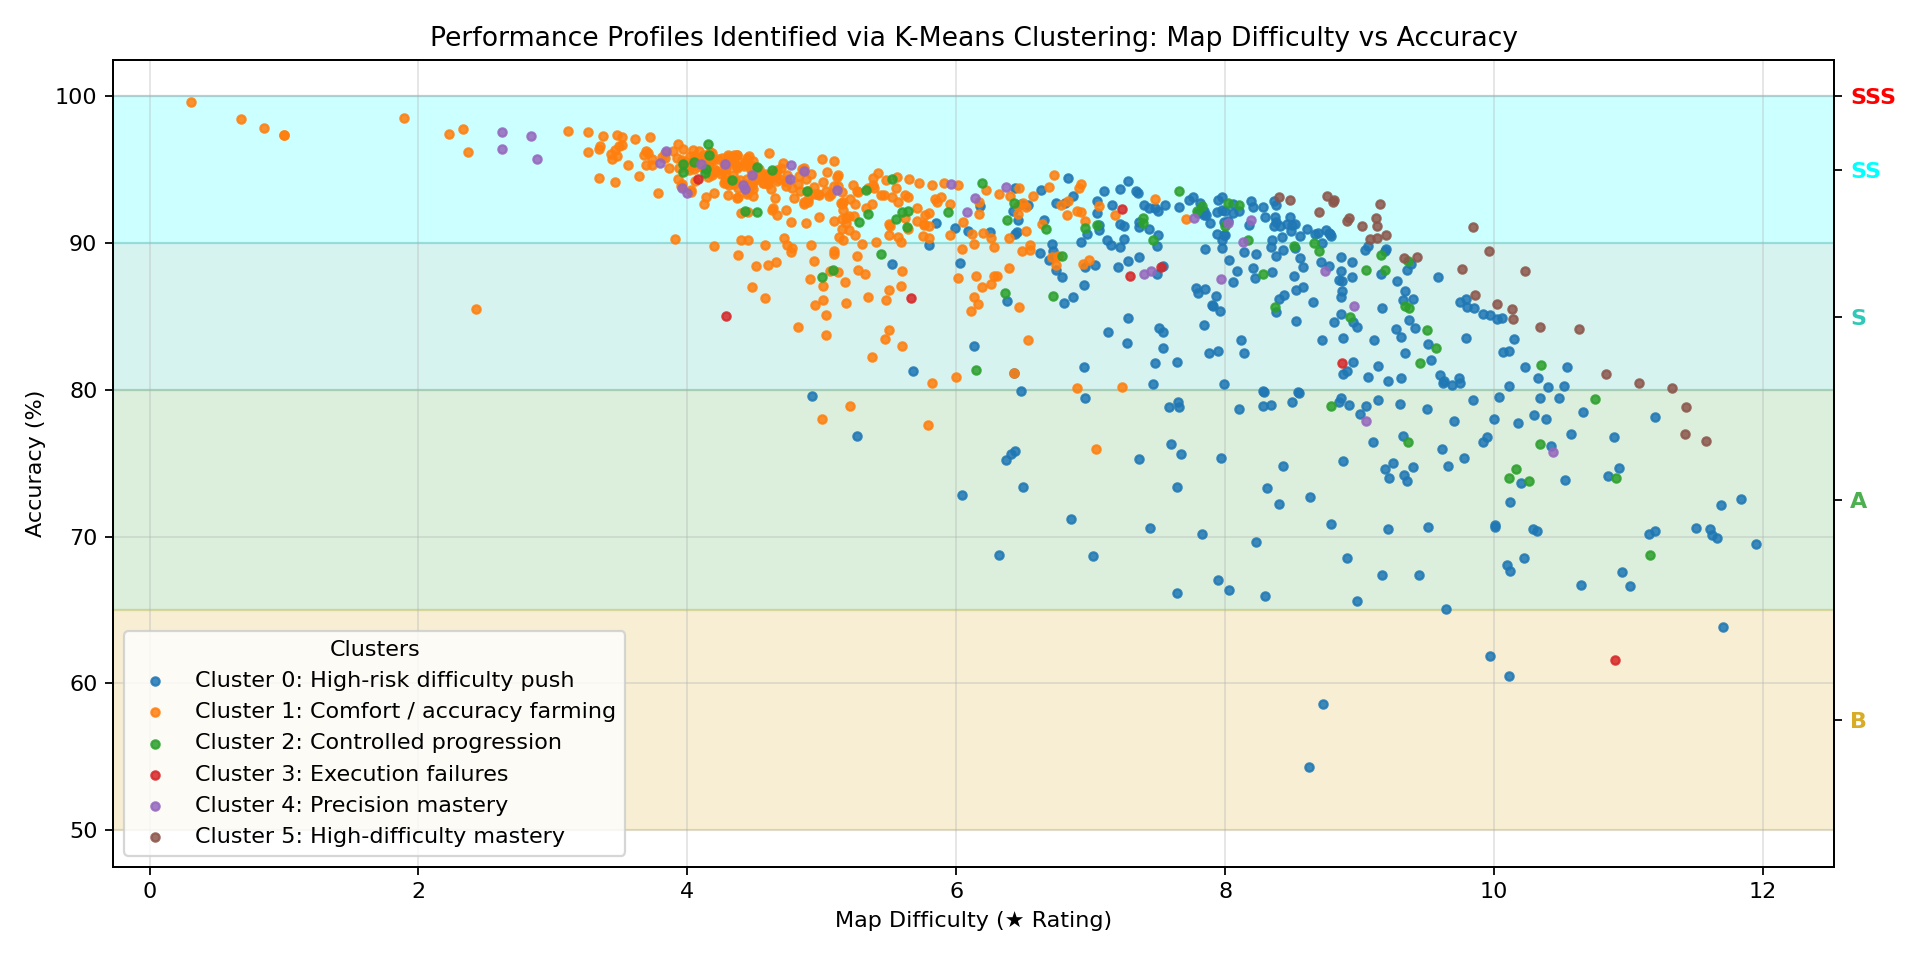

This chart was generated by the following Python code:
#!/usr/bin/env python3
"""
Clustering analysis for Beat Saber score dataset.

What it does
- Loads your dataset via dataset.load_dataset.load_dataset(ranked=True)
- Builds a feature matrix from selected numeric columns + optional map_tag one-hot
- Standardizes features
- Tries a range of k values and picks the best by silhouette score (if available)
- Fits KMeans with the chosen k
- Saves:
  - clustered_scores.csv (original rows + cluster label)
  - cluster_summary.csv (cluster means in original units)
  - cluster_stars_vs_accuracy.png (main result plot)

Run:
  python cluster_analysis.py

Optional:
  python cluster_analysis.py --k-min 3 --k-max 8 --outdir out --no-tags
"""

from __future__ import annotations

import argparse
import os
from dataclasses import dataclass
from typing import List, Optional, Tuple

import numpy as np
import pandas as pd
import matplotlib.pyplot as plt

from sklearn.cluster import KMeans
from sklearn.preprocessing import StandardScaler
from sklearn.metrics import silhouette_score

from dataset.load_dataset import load_dataset


@dataclass
class FitResult:
    k: int
    silhouette: Optional[float]
    inertia: float

CLUSTER_NAMES = {
    0: "High-risk difficulty push",
    1: "Comfort / accuracy farming",
    2: "Controlled progression",
    3: "Execution failures",
    4: "Precision mastery",
    5: "High-difficulty mastery",
}


def _pick_feature_columns(df: pd.DataFrame) -> List[str]:
    """
    Pick a sensible default set of numeric features from the columns that exist.
    You can edit this list if you want a different definition of "performance profile".
    """
    candidates = [
        "stars",
        "accuracy",
        "weighted_pp",
        "pp",
        "weight",
        "nps",
        "notes",
        "noteCount",
        "maxScore",
        "duration",
        "bpm",
    ]
    return [c for c in candidates if c in df.columns]


def _build_feature_matrix(
    df: pd.DataFrame,
    numeric_cols: List[str],
    include_tags: bool = True,
) -> Tuple[pd.DataFrame, List[str]]:
    """
    Returns (X_df, feature_names). X_df has only numeric columns ready for scaling.
    """
    if not numeric_cols:
        raise ValueError("No numeric feature columns found. Check your dataset columns.")

    X = df[numeric_cols].copy()

    # Convert to numeric (just in case)
    for c in numeric_cols:
        X[c] = pd.to_numeric(X[c], errors="coerce")

    # Optional one-hot for map_tag
    feature_names = numeric_cols[:]
    if include_tags and "map_tag" in df.columns:
        tags = df["map_tag"].astype("category")
        onehot = pd.get_dummies(tags, prefix="tag", dummy_na=False)
        # If there are no tags (all NaN), onehot could be empty
        if onehot.shape[1] > 0:
            X = pd.concat([X, onehot], axis=1)
            feature_names.extend(list(onehot.columns))

    # Drop rows with missing feature values
    X = X.dropna(axis=0, how="any")
    return X, feature_names


def _fit_kmeans_with_selection(
    X_scaled: np.ndarray,
    k_min: int,
    k_max: int,
    random_state: int,
) -> Tuple[KMeans, List[FitResult]]:
    """
    Fit KMeans for k in [k_min, k_max], choose best by silhouette score.
    Falls back to inertia if silhouette cannot be computed.
    """
    results: List[FitResult] = []
    best_model: Optional[KMeans] = None
    best_score: Optional[float] = None

    for k in range(k_min, k_max + 1):
        model = KMeans(n_clusters=k, n_init=20, random_state=random_state)
        labels = model.fit_predict(X_scaled)

        sil: Optional[float] = None
        try:
            # silhouette requires at least 2 clusters and no empty clusters
            if len(set(labels)) > 1 and X_scaled.shape[0] > k:
                sil = float(silhouette_score(X_scaled, labels))
        except Exception:
            sil = None

        results.append(FitResult(k=k, silhouette=sil, inertia=float(model.inertia_)))

        if sil is not None:
            if best_score is None or sil > best_score:
                best_score = sil
                best_model = model

    if best_model is not None:
        return best_model, results

    # Fallback if silhouette is unavailable for all k: pick lowest inertia
    best_k = min(results, key=lambda r: r.inertia).k
    fallback = KMeans(n_clusters=best_k, n_init=20, random_state=random_state).fit(X_scaled)
    return fallback, results


def _summarize_clusters(df_kept: pd.DataFrame, label_col: str, cols: List[str]) -> pd.DataFrame:
    """
    Compute cluster means/medians/counts on selected columns in original units.
    """
    summary_cols = [c for c in cols if c in df_kept.columns]
    grp = df_kept.groupby(label_col, observed=True)

    summary = grp[summary_cols].agg(["count", "mean", "median", "std"])
    # Flatten column names
    summary.columns = ["_".join([str(a), str(b)]) for a, b in summary.columns.to_list()]
    summary = summary.reset_index()
    return summary


def _plot_clusters_stars_accuracy(
    df_kept: pd.DataFrame,
    outpath: str,
    label_col: str = "cluster",
) -> None:
    """
    Main visualization: stars vs accuracy (%) colored by cluster label.
    Uses accuracy bands similar to your earlier visuals.
    """
    if "stars" not in df_kept.columns or "accuracy" not in df_kept.columns:
        raise ValueError("Need 'stars' and 'accuracy' columns to plot stars vs accuracy.")

    plot_df = df_kept.copy()
    plot_df["accuracy_pct"] = plot_df["accuracy"] * 100.0

    fig, ax = plt.subplots(figsize=(12, 6))

    # Accuracy rank bands
    ranges = [
        ("SSS", 100, 100, "#FF0000"),
        ("SS", 90, 100, "#00FFFF"),
        ("S", 80, 90, "#32c7b7"),
        ("A", 65, 80, "#4CAF50"),
        ("B", 50, 65, "#d9ac26"),
        ("C", 35, 50, "#d67028"),
        ("D", 20, 35, "#c42c2c"),
        ("E", 0, 20, "#470101"),
    ]

    min_acc = float(plot_df["accuracy_pct"].min())
    ranges = [r for r in ranges if r[2] >= min_acc]

    for _, y0, y1, color in ranges:
        ax.axhspan(y0, y1, color=color, alpha=0.20)


    # Scatter by cluster
    clusters = sorted(plot_df[label_col].unique().tolist())
    for cl in clusters:
        sub = plot_df[plot_df[label_col] == cl]
        label = f"Cluster {cl}: {CLUSTER_NAMES.get(cl, 'Unlabeled')}"
        ax.scatter(
            sub["stars"],
            sub["accuracy_pct"],
            s=14,
            alpha=0.85,
            label=label,
            zorder=2,
        )

    ax.set_title("Performance Profiles Identified via K-Means Clustering: Map Difficulty vs Accuracy")
    ax.set_xlabel("Map Difficulty (★ Rating)")
    ax.set_ylabel("Accuracy (%)")
    ax.grid(True, alpha=0.35)
    ax.legend(title="Clusters", loc="lower left")

    # Right-side labels for bands
    ax2 = ax.twinx()
    ax2.set_ylim(ax.get_ylim())
    tick_pos = [(y0 + y1) / 2 for (_, y0, y1, _) in ranges]
    tick_labels = [label for (label, _, _, _) in ranges]
    ax2.set_yticks(tick_pos)
    ax2.set_yticklabels(tick_labels)
    for tick, (_, _, _, color) in zip(ax2.get_yticklabels(), ranges):
        tick.set_color(color)
        tick.set_fontweight("bold")

    plt.tight_layout()
    fig.savefig(outpath, dpi=160)
    plt.close(fig)


def main(save_csv_files = False) -> None:
    parser = argparse.ArgumentParser()
    parser.add_argument("--k-min", type=int, default=3, help="Minimum number of clusters to try")
    parser.add_argument("--k-max", type=int, default=7, help="Maximum number of clusters to try")
    parser.add_argument("--random-state", type=int, default=42, help="Random seed")
    parser.add_argument("--outdir", type=str, default="clustering_out", help="Output directory")
    parser.add_argument("--no-tags", action="store_true", help="Do not include map_tag one-hot features")
    args = parser.parse_args()

    # Load ranked dataset (matches your earlier graphs)
    df = load_dataset(True)

    numeric_cols = _pick_feature_columns(df)
    if "accuracy" not in numeric_cols and "accuracy" in df.columns:
        numeric_cols.append("accuracy")
    if "stars" not in numeric_cols and "stars" in df.columns:
        numeric_cols.append("stars")

    # Build feature matrix
    X_df, feature_names = _build_feature_matrix(df, numeric_cols, include_tags=(not args.no_tags))

    # Keep matching rows from df (after NaN drop in X_df)
    df_kept = df.loc[X_df.index].copy()

    # Scale
    scaler = StandardScaler()
    X_scaled = scaler.fit_transform(X_df.to_numpy())

    # Fit + select k
    model, results = _fit_kmeans_with_selection(
        X_scaled,
        k_min=args.k_min,
        k_max=args.k_max,
        random_state=args.random_state,
    )

    df_kept["cluster"] = model.labels_.astype(int)
    diag = pd.DataFrame([r.__dict__ for r in results])
    summary_cols = ["stars", "accuracy", "weighted_pp", "pp", "nps"]
    summary = _summarize_clusters(df_kept, "cluster", summary_cols)

    if save_csv_files:
        os.makedirs(args.outdir, exist_ok=True)

        diag.to_csv(os.path.join(args.outdir, "k_selection_diagnostics.csv"), index=False)
        df_kept.to_csv(os.path.join(args.outdir, "clustered_scores.csv"), index=False)
        summary.to_csv(os.path.join(args.outdir, "cluster_summary.csv"), index=False)

        plot_path = os.path.join(args.outdir, "cluster_stars_vs_accuracy.png")
        _plot_clusters_stars_accuracy(df_kept, plot_path, label_col="cluster")

    _plot_clusters_stars_accuracy(df_kept, "./score_clustering_analysis.png", label_col="cluster")

    # Print quick report
    chosen_k = model.n_clusters
    best_sil = diag["silhouette"].max() if "silhouette" in diag.columns else None
    print(f"Done. Chosen k = {chosen_k}")
    if pd.notna(best_sil):
        print(f"Best silhouette among tried k: {best_sil:.4f}")
    print(f"Outputs written to: {args.outdir}")
    print(" - k_selection_diagnostics.csv")
    print(" - clustered_scores.csv")
    print(" - cluster_summary.csv")
    print(" - cluster_stars_vs_accuracy.png")
    print("\nFeatures used:")
    for name in feature_names:
        print(f" - {name}")


if __name__ == "__main__":
    main()
